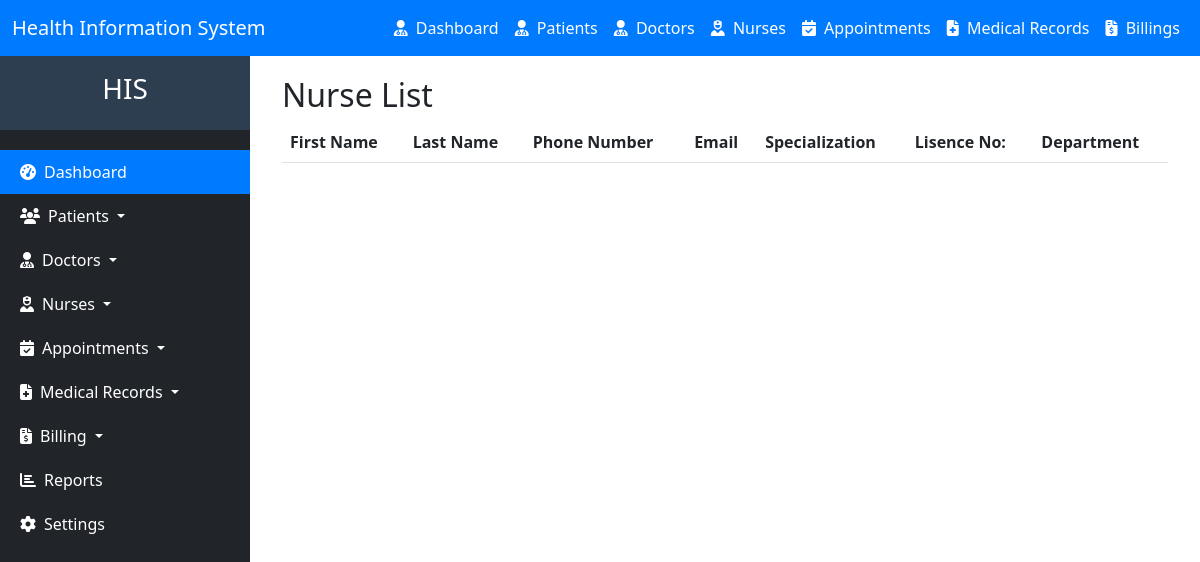
/nurse/list, run on an earlier commit of the app's database.
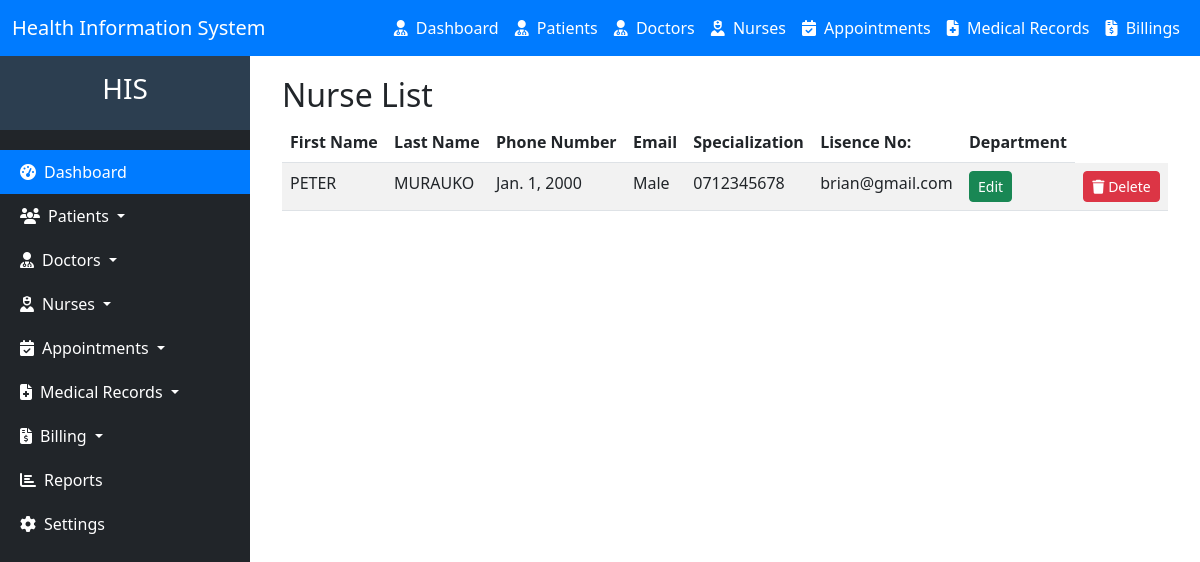
And on a later commit of the database.
### hms/models.py (models this page shows, shortened)
class Nurse(models.Model):
    first_name = models.CharField(max_length=100)
    last_name = models.CharField(max_length=100)
    date_of_birth = models.DateField()
    GENDER_CHOICES = [
        ('M', 'Male'),
        ('F', 'Female'),
    ]
    gender = models.CharField(max_length=1, choices=GENDER_CHOICES)
    license_number = models.CharField(
        max_length=20,
        unique=True,
        validators=[RegexValidator(regex='^[A-Za-z0-9]{5,20}$', message='License number must be alphanumeric and 5-20 characters long.')]
    )
    years_of_experience = models.PositiveIntegerField()
    phone_number = models.CharField(
        max_length=15,
        validators=[RegexValidator(regex='^\+?1?\d{9,15}$', message='Phone number must be in the format: +254712345678.')]
    )
    email = models.EmailField(unique=True)
    address = models.CharField(max_length=100, blank=True, null=True)
    department = models.ForeignKey(Department, on_delete=models.CASCADE, related_name='nurses')
    created_at = models.DateTimeField(auto_now_add=True)
    updated_at = models.DateTimeField(auto_now=True)

### hms/views.py (the view)
# urls.py: path("nurse/list", views.nurse_list, name="nurse_list"),
def nurse_list(request):
    nurses = Nurse.objects.all()
    return render(request, 'nurse_list.html', {'nurses': nurses})

### hms/templates/nurse_list.html (shortened to what this page needs)
{% extends 'base.html'%}
{% block content %}
<div class="container">
    <h2>Nurse List</h2>
    <table class="table table-striped">
        <thead>
            <tr>
                <th>First Name</th>
                <th>Last Name</th>
                <th>Phone Number</th>
                <th>Email</th>
                <th>Specialization</th>
                <th>Lisence No:</th>
                <th>Department</th>
            </tr>
        </thead>
        <tbody>
            {% for nurse in nurses %}
            <tr>
                <td>{{ nurse.first_name }}</td>
                <td>{{ nurse.last_name }}</td>
                <td>{{ nurse.date_of_birth }}</td>
                <td>{{ nurse.get_gender_display }}</td>
                <td>{{ nurse.phone_number }}</td>
                <td>{{ nurse.email }}</td>
                <td><a href="{% url 'nurse_update' nurse.id %}" class="btn btn-success btn-sm">Edit</a></td>
                <td>  <form action="{% url 'delete_nurse' nurse.id %}" method="post" style="display: inline;">
                    <button type="submit" class="btn btn-danger btn-sm" onclick="return confirm('Are you sure you want to delete this patient?');">
                        <i class="fas fa-trash"></i> Delete
                    </button>
                </form>
            </td>
        </tr>
            {% endfor %}
        </tbody>
    </table>
</div>
{% endblock %}

What changed in the data, as far as the page shows it:
added Nurse: first_name "PETER", last_name "MURAUKO", date_of_birth "Jan. 1, 2000", gender "Male", phone_number "0712345678", email "brian@gmail.com"
